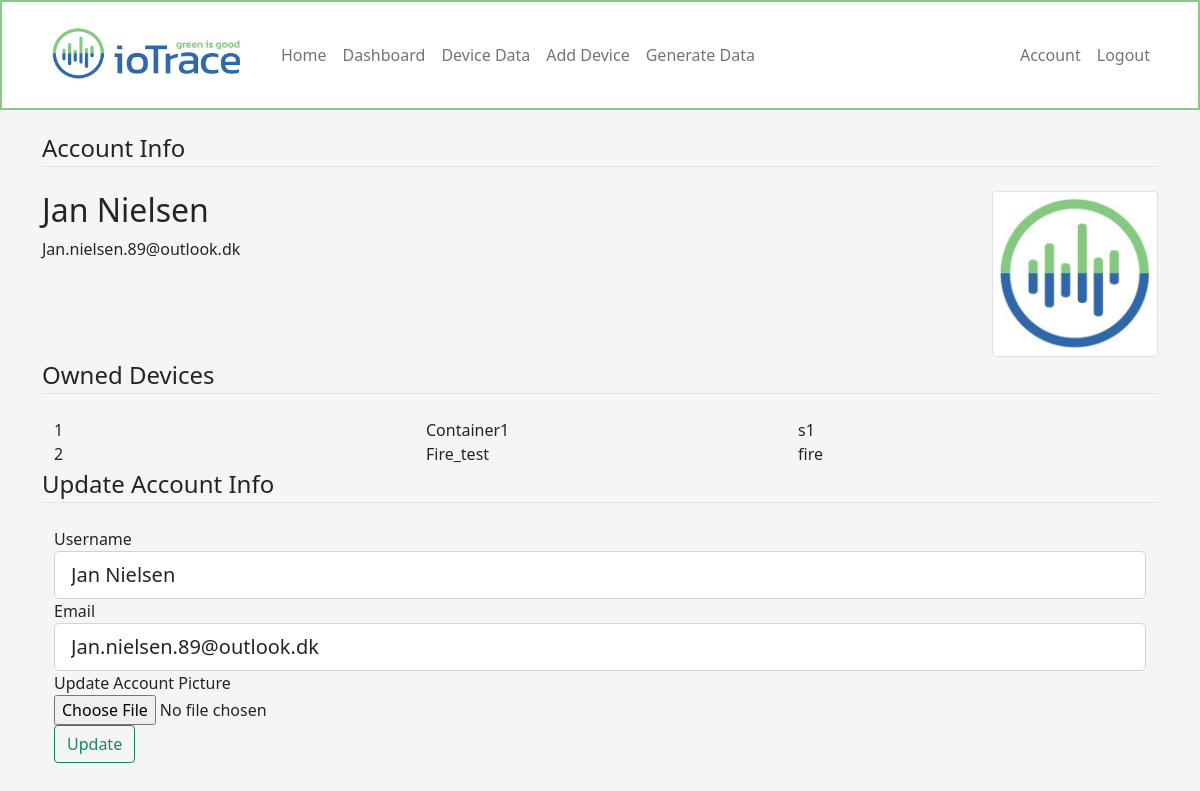
Page /account (signed in) on the earlier database version.
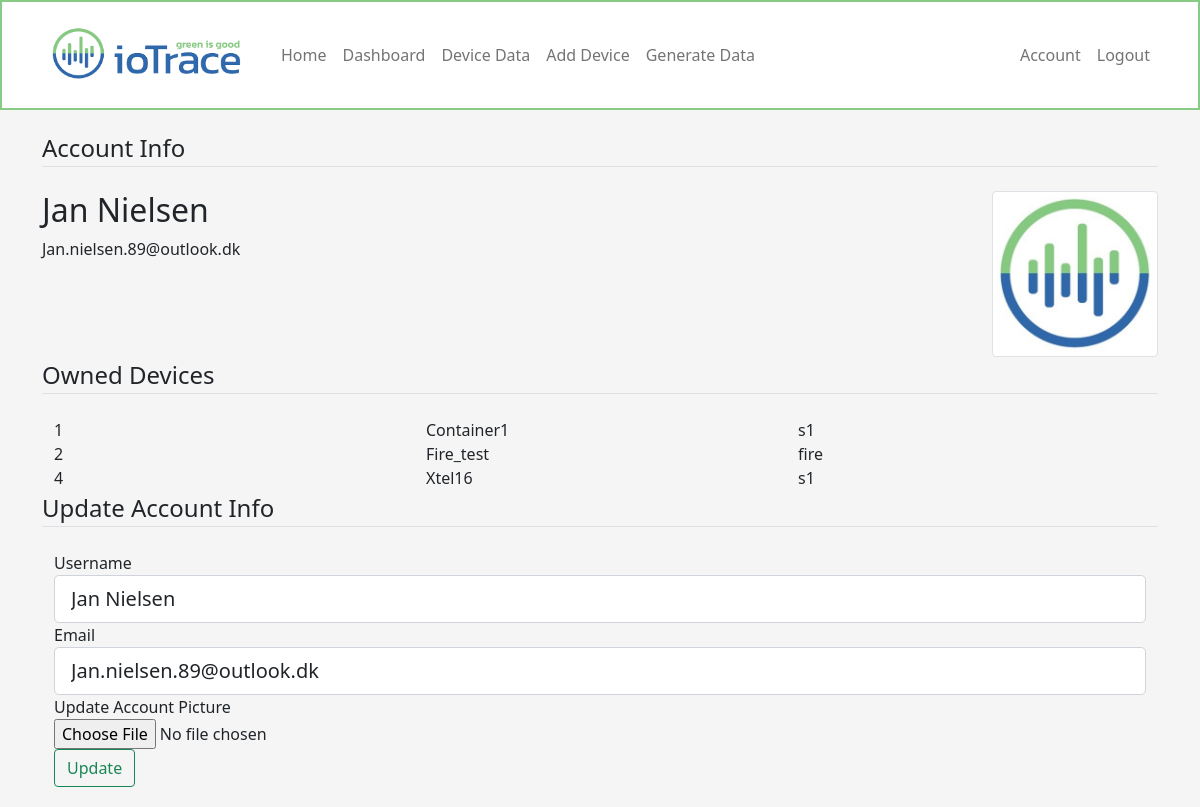
Same page on the later database version.
### iotrace/models.py (models this page shows, shortened)
class User(db.Model, UserMixin):
    id = db.Column(db.Integer, primary_key=True)
    username = db.Column(db.String(20), unique=True, nullable=False)
    email = db.Column(db.String(120), unique=True, nullable=False)
    image_file = db.Column(db.String(20), nullable=False, default='default.jpg')
    password = db.Column(db.String(60), nullable=False)
    devices = db.relationship('Device', cascade='all, delete-orphan', backref='owner', lazy=True)

class Device(db.Model):
    id = db.Column(db.Integer, primary_key=True)
    devicename = db.Column(db.String(100), nullable=False)
    devicetype = db.Column(db.String(100), nullable=False)
    device_mac = db.Column(db.String(20), unique=True, nullable=False)
    user_id = db.Column(db.Integer, db.ForeignKey('user.id'), nullable=False)
    data_trackingdevice = db.relationship('TrackingDeviceData', cascade='all, delete-orphan', backref='ref_trackingdevice', lazy=True)
    data_firedevice = db.relationship('FireDeviceData', cascade='all, delete-orphan', backref='ref_firedevice', lazy=True)

### iotrace/accounts/routes.py (the view)
@accounts.route('/account', methods=['GET', 'POST'])
@login_required
def account():
    form = UpdateAccountForm()
    if form.validate_on_submit():
        if form.picture.data:
            picture_file = save_picture(form.picture.data)
            current_user.image_file = picture_file
        current_user.username = form.username.data
        current_user.email = form.email.data
        db.session.commit()
        flash('Your account has been updated!', 'success')
        return redirect(url_for('accounts.account'))
    elif request.method == 'GET':
        form.username.data = current_user.username
        form.email.data = current_user.email
    image_file = url_for('static', filename='images/profile_pics/' + current_user.image_file)
    devices = Device.query.filter_by(user_id=current_user.id)
    return render_template('accounts/account.html', title='Account', image_file=image_file, devices=devices, form=form)

### iotrace/accounts/forms.py (shortened to what this page needs)
class UpdateAccountForm(FlaskForm):
    username = StringField('Username', validators=[DataRequired(), Length(min=2, max=20)])
    email = StringField('Email', validators=[DataRequired(), Email()])
    picture = FileField('Update Account Picture', validators=[FileAllowed(['jpg', 'png'])])
    submit = SubmitField('Update')

### iotrace/models.py (called while the page is built)
@login_manager.user_loader
def load_user(user_id):
    return User.query.get(int(user_id))

### iotrace/templates/accounts/account.html (shortened to what this page needs)
{% extends "layout.html" %}
{% set active_page = "home" %}
{% block content %}
<legend class="border-bottom mb-4">Account Info</legend>
<div class="row">
    <div class="col-10">
        <h2>{{ current_user.username }}</h2>
        <p>{{ current_user.email }}</p>
    </div>
    <div class="col">
        <img class="img-thumbnail" src="{{ image_file }}" class="img-fluid" width="200" height="200" >
    </div>
</div>
<legend class="border-bottom mb-4">Owned Devices</legend>
<div class="container">
    {% for device in devices %}
    <div class="row">
        <div class="col">
            {{device.id}}
        </div>
        <div class="col">
            {{device.devicename}}
        </div>
        <div class="col">
            {{device.devicetype}}
        </div>
    </div>
    {% endfor %}
</div>
<legend class="border-bottom mb-4">Update Account Info</legend>
<div class="container">
    <form method="POST" action="" enctype="multipart/form-data">
        <fieldset class="form-group">
            <div class="form-group">
                {{ form.username.label(class="form-control-label") }}
                {% if form.username.errors %}
                    {{ form.username(class="form-control form-control-lg is-invalid") }}
                    <div class="invalid-feedback">
                        {% for error in form.username.errors %}
                            <span>{{ error }}</span>
                        {% endfor %}
                    </div>
                {% else %}
                    {{ form.username(class="form-control form-control-lg") }}
                {% endif %}
            </div>
            <div class="form-group">
                {{ form.email.label(class="form-control-label") }}
                {% if form.email.errors %}
                    {{ form.email(class="form-control form-control-lg is-invalid") }}
                    <div class="invalid-feedback">
                        {% for error in form.email.errors %}
                            <span>{{ error }}</span>
                        {% endfor %}
                    </div>
                {% else %}
                    {{ form.email(class="form-control form-control-lg") }}
                {% endif %}
            </div>
            <div class="form-group">
                {{ form.picture.label() }}</br>
                {{ form.picture(class="form-control-file") }}</br>
            </div>
        </fieldset>
        <div class="form-group">
            {{ form.submit(class="btn btn-outline-success") }}
        </div>
    </form>
</div>
{% endblock content %}

### iotrace/templates/layout.html (shortened to what this page needs)
<!doctype html>
<html lang="en">
    <head>
        <link href="{{url_for('static', filename='css/bootstrap.min.css')}}" rel="stylesheet">
        <link href="{{url_for('static', filename='css/navbar.css')}}" rel="stylesheet">
    </head>
    <body style="background-color: #f5f5f5">
        <header>
            <nav class="navbar navbar-expand-sm navbar-light bg-white" aria-label="Third navbar example" style="border:2px solid #89ca84;">
                <div class="container">
                    <a class="navbar-brand" href="/">
                        <img src="{{ url_for('static', filename='images/ioTrace.png') }}" alt="" width="215" height="80">
                    </a>
                    <div class="navbar-collapse collapse" id="Navbar">
                        <ul class="navbar-nav me-auto">
                            <li class="nav-item">
                                <a class="nav-link" href="{{ url_for('main.home') }}">Home</a>
                            </li>
                            {% if current_user.is_authenticated %}
                            <li class="nav-item">
                                <a class="nav-link" href="{{ url_for('devices.dashboard') }}">Dashboard</a>
                            </li>
                            <li class="nav-item">
                                <a class="nav-link" href="{{ url_for('devices.device', device_id=current_user.devices[0].id) }}">Device Data</a>
                            </li>
                            <li class="nav-item">
                                <a class="nav-link" href="{{ url_for('devices.add_device') }}">Add Device</a>
                            </li>
                            <li class="nav-item">
                                <a class="nav-link" href="{{ url_for('main.dummy') }}" tabindex="-1" aria-disabled="true">Generate Data</a>
                            </li>
                            {% endif %}
                        </ul>
                    </div>
                    <div class="navbar-collapse collapse" id="Navbar">
                        <ul class="navbar-nav ms-auto">
                            {% if current_user.is_authenticated %}
                            <li class="nav-item">
                                <a class="nav-link" href="{{ url_for('accounts.account') }}">Account</a>
                            </li>
                            <li class="nav-item">
                                <a class="nav-link" href="{{ url_for('accounts.logout') }}">Logout</a>
                            </li>
                            {% endif %}
                        </ul>
                    </div>
                </div>
            </nav>
        </header>
        <main role="main" class="container">
                    {% block content %}{% endblock %}
        </main>
    </body>
</html>

### iotrace/static/css/navbar.css (style rules this page uses)
body { padding-bottom: 20px; }
.navbar { margin-bottom: 20px; }

Differences in the rows shown:
added Device: id "4", devicename "Xtel16", devicetype "s1"
